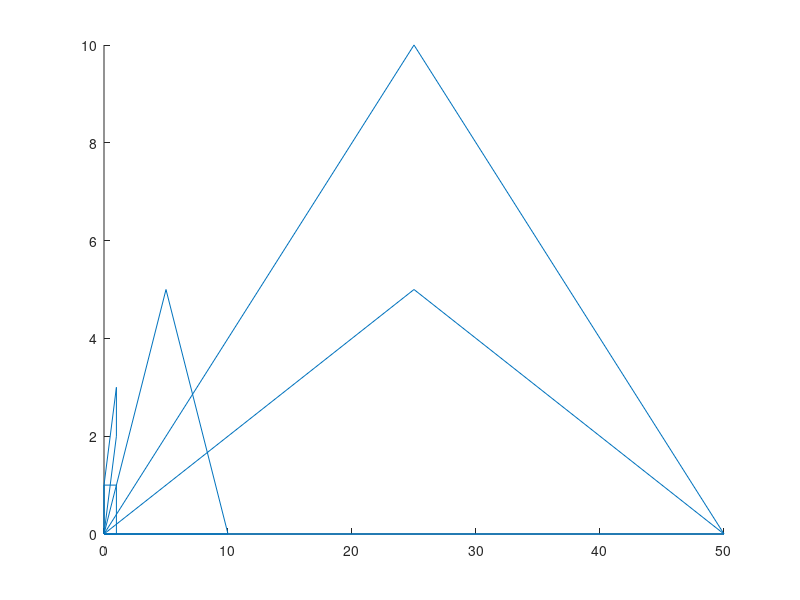

Write MATLAB code to recreate this figure.
clc
clear all

%orginal triangle
A1 = [0 0
    10 0
    5 5
    0 0];
x1 = A1(:,1);
y1 = A1(:,2);
line(x1,y1)
%hold on

%scaling in x direction
T1 = [5 0
    0 1];
B1 = A1*T1;
x2 = B1(:,1);
y2 = B1(:,2);
line(x2,y2)
%hold on
%scaling in y direction
T2 = [5 0
    0 2];
B2 = A1*T2;
x3 = B2(:,1);
y3 = B2(:,2);
line(x3,y3)
%hold on


% no scaling in x-y direction
T3 = [1 2
    0 1];
A2 = [0 0
    1 0
    1 1
    0 1
    0 0
    ];
x4 = A2(:,1);
y4 = A2(:,2);

line(x4,y4)
hold on

B3 = A2*T3;
x5 = B3(:,1);
y5 = B3(:,2);

line(x5,y5)
hold on
